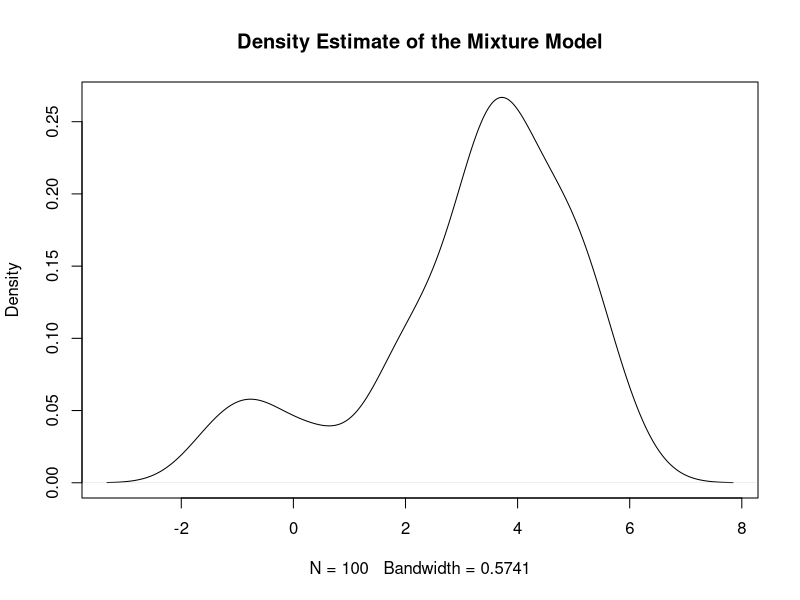
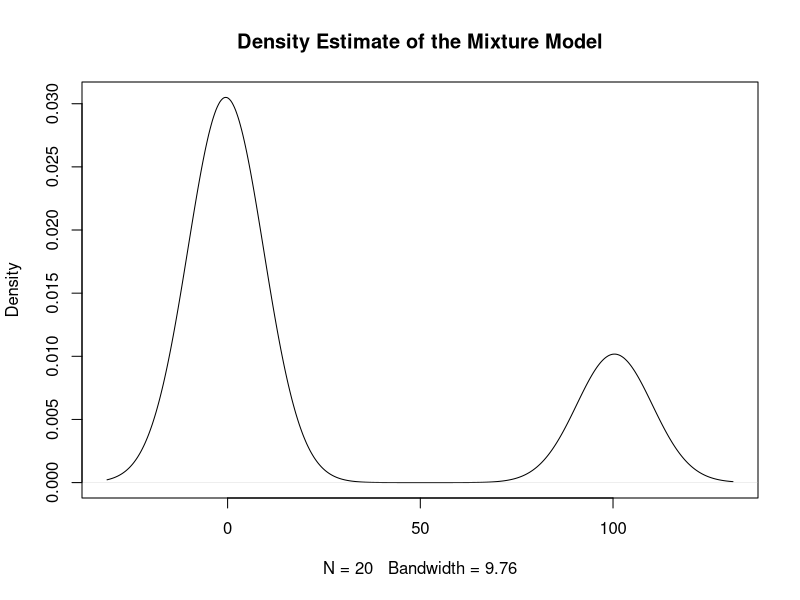
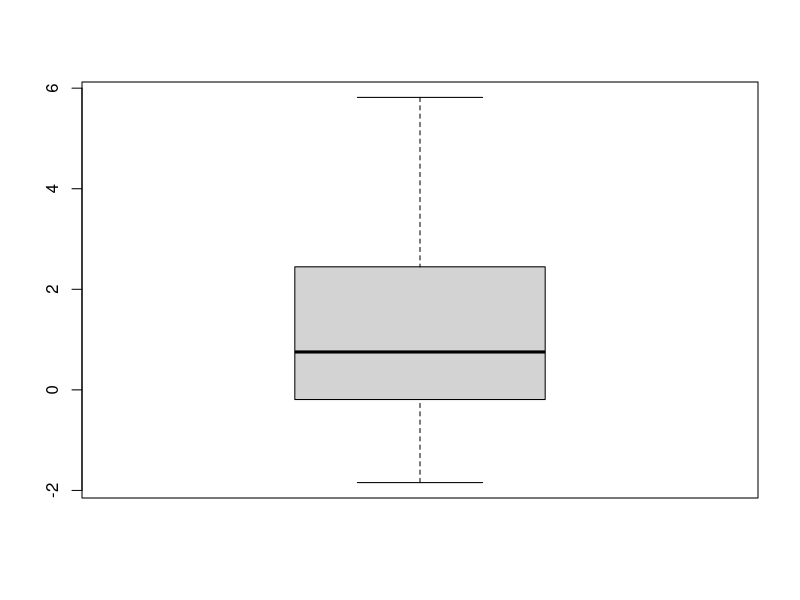
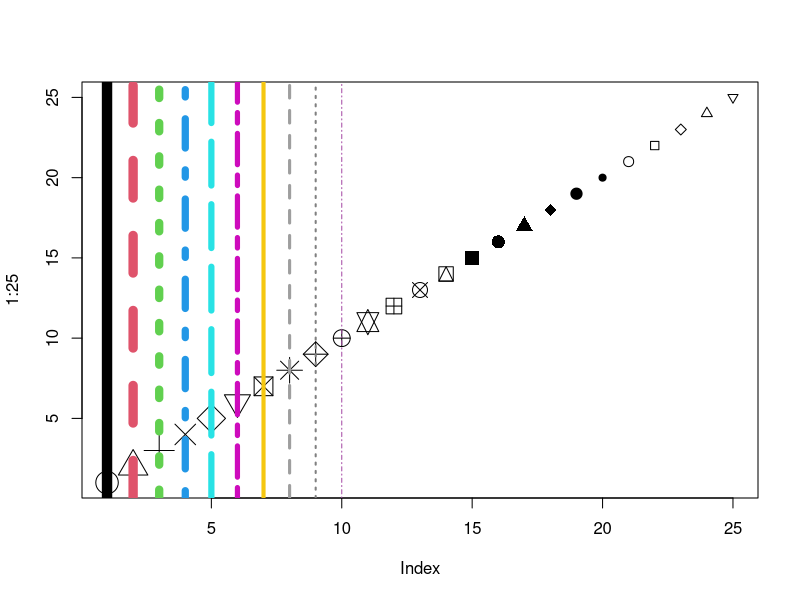
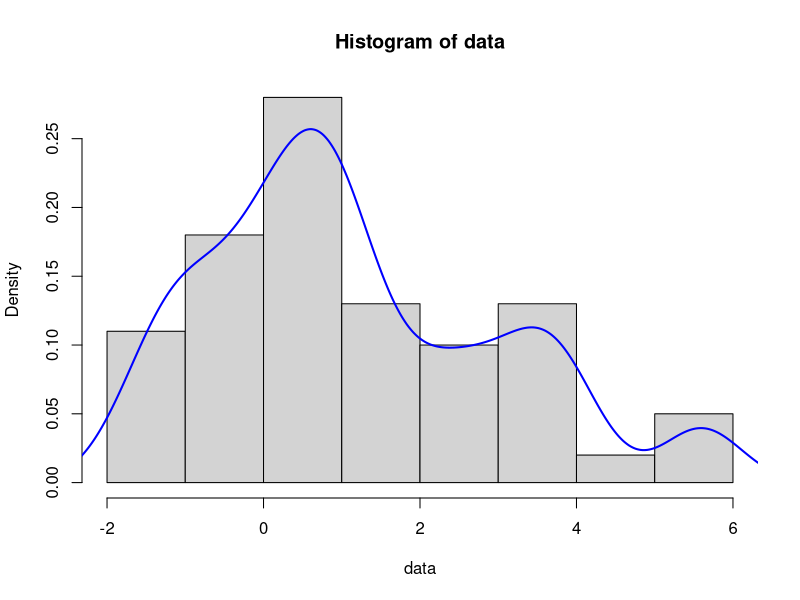

Generate these figures, in order, with R: (Note: this script raises an error after producing the figures.)
              ############ APPLIED STATISTICS -> EXERCISE 2 ############

        
rm(list = ls()) # rm() -----> remove objects; ls() -----> list of all objects

norm.contaminated.sample <- function(mu1, sigma1, mu2 = 0, sigma2 = 1, proportion = 1/2, size=1) {
  p = runif(size, 0, 1) > proportion;
  return(rnorm(size, mu1 + (mu2 - mu1)*p, sigma1 + (sigma2-sigma1)*p))
}

generate.contaminated = function (n, prop, mu1=0, sigma1=1, mu2 = 0, sigma2 = 1) {
  u = runif(n, 0, 1)
  rand.samples = rep(NA, n)
  for (i in 1:n) {
    if (u[i] < prop) {
      rand.samples[i] = rnorm(1, mu1, sigma1)
    } else {
      rand.samples[i] = rnorm(1, mu2, sigma2)
    }
  }
  return(rand.samples)
}

x = generate.contaminated(n=100, prop=1/5, mu1=0, sigma1=1, mu2=4, sigma2=1)
y = norm.contaminated.sample(100, 1, proportion=1/5, size=20)
plot(density(x), main="Density Estimate of the Mixture Model")
plot(density(y), main="Density Estimate of the Mixture Model")

                                            ### Задача 1 ###
# Като използвате функцията norm.contaminated.sample(), генерирайте 100 проявления на случайната 
# величина Z с плътност f_Z(x)=f_X(x)*3/4+f_Y(x)*1/4, където f_X(x) и f_Y(x) са плътностите 
# съответно на X~N(0,1) и Y~N(4,1). Постройте boxplot и хистограма на получените данни. Можем ли
# да приемем нулевата хипотеза, че данните са нормално разпледелени с очакване 1 при ниво на съгласие
# alpha=0.05? Каква е стойността на p-value на статистиката? Нормално ли са разпределени данните?

n=100
data=norm.contaminated.sample(0,1,4,1,proportion=3/4,size=n)
boxplot(data,col = "lightgrey",outcol="red", outlwd=2)
{
  ?par
  ?points
  plot(1:25,pch=1:25,cex=seq(3,1,length.out = 25))
  abline(v=1:10,lty=1:10,col=c(1:8,rgb(0.5,0.5,0.5),rgb(165/255,75/255,165/255)),lwd=10:1)
}
d=density(data,bw="SJ")
h=hist(data,prob=TRUE)
lines(d,col='blue',lwd=2)
curve(dnorm(data, mean=mean(data), sd=sd(data)), add=TRUE, col=2,lwd=2)
(mu=mean(data))
(sd=sd(data))
(tStat=sqrt(n)*(mu-1)/sd)
alpha=0.05;
(criticalValue=abs(qt(alpha/2,n-1)))
(p_value=2*pt(abs(tStat),df=n-1,lower.tail=FALSE))

t.test(data, mu=1)
shapiro.test(data)
ks.test(data,"pnorm")

                                              ### Задача 2 ###
# Напишете функция, която връща доверителен интервал (lowerBound и upperBound) с ниво 
# confLevel (с default value 0.95) за средното на извадка x. Като изполвате функцията 
# missing(), конструирайте функцията така, че да използва нормално разпределение или
# Student разпределение според входните аргументи. Направете проверка за входната стойност 
# на аргумета confLevel.

conf.interval = function (x, confLevel = 0.95, sigma = sd(x)) {
  alpha = 1 - confLevel
  n = length(x)
  xbar = mean(x)
  se = sigma / sqrt(n)
  
  # calculate the critical value
  if (missing(sigma)) {
    critical.value = qt(1-alpha/2, df=n - 1)
  } else {
    critical.value = qnorm(1-alpha/2)
  }

  lower = xbar - (critical.value * se)
  upper = xbar + (critical.value * se)

  return(c(lower=lower, upper=upper))
}

### test it
x=rnorm(100,0,1.5)
meanCI(x)
meanCI(x,sd(x))                                        

conf.interval(x)

# binom test course project problem 0
binom.test(2,10,(1/2), alternative="two.sided")

############ course project - problem 10 Wilcoxon Signed-Ranks Test
n = 15
s = sqrt(n*(n+1)*(2*n+1)/24)
w = 14
numerator = w - (n*(n+1)/4)
z = numerator / s
2 * pvalue
# pval = 0.09668
